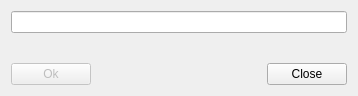
<?xml version="1.0" encoding="UTF-8"?>
<ui version="4.0">
 <class>ChangingUsernameDialog</class>
 <widget class="QDialog" name="ChangingUsernameDialog">
  <property name="geometry">
   <rect>
    <x>0</x>
    <y>0</y>
    <width>358</width>
    <height>96</height>
   </rect>
  </property>
  <property name="windowTitle">
   <string>Change username</string>
  </property>
  <layout class="QGridLayout" name="gridLayout">
   <item row="0" column="0">
    <layout class="QVBoxLayout" name="verticalLayout">
     <item>
      <widget class="QLineEdit" name="usernameLine">
       <property name="text">
        <string/>
       </property>
       <property name="maxLength">
        <number>32</number>
       </property>
      </widget>
     </item>
     <item>
      <spacer name="verticalSpacer">
       <property name="orientation">
        <enum>Qt::Vertical</enum>
       </property>
       <property name="sizeHint" stdset="0">
        <size>
         <width>20</width>
         <height>20</height>
        </size>
       </property>
      </spacer>
     </item>
     <item>
      <layout class="QHBoxLayout" name="horizontalLayout">
       <item>
        <widget class="QPushButton" name="ok">
         <property name="enabled">
          <bool>false</bool>
         </property>
         <property name="text">
          <string>Ok</string>
         </property>
        </widget>
       </item>
       <item>
        <spacer name="horizontalSpacer">
         <property name="orientation">
          <enum>Qt::Horizontal</enum>
         </property>
         <property name="sizeHint" stdset="0">
          <size>
           <width>40</width>
           <height>20</height>
          </size>
         </property>
        </spacer>
       </item>
       <item>
        <widget class="QPushButton" name="close">
         <property name="text">
          <string>Close</string>
         </property>
        </widget>
       </item>
      </layout>
     </item>
    </layout>
   </item>
  </layout>
 </widget>
 <layoutdefault spacing="6" margin="11"/>
 <resources/>
 <connections>
  <connection>
   <sender>close</sender>
   <signal>clicked()</signal>
   <receiver>ChangingUsernameDialog</receiver>
   <slot>close()</slot>
   <hints>
    <hint type="sourcelabel">
     <x>379</x>
     <y>70</y>
    </hint>
    <hint type="destinationlabel">
     <x>330</x>
     <y>95</y>
    </hint>
   </hints>
  </connection>
 </connections>
</ui>
